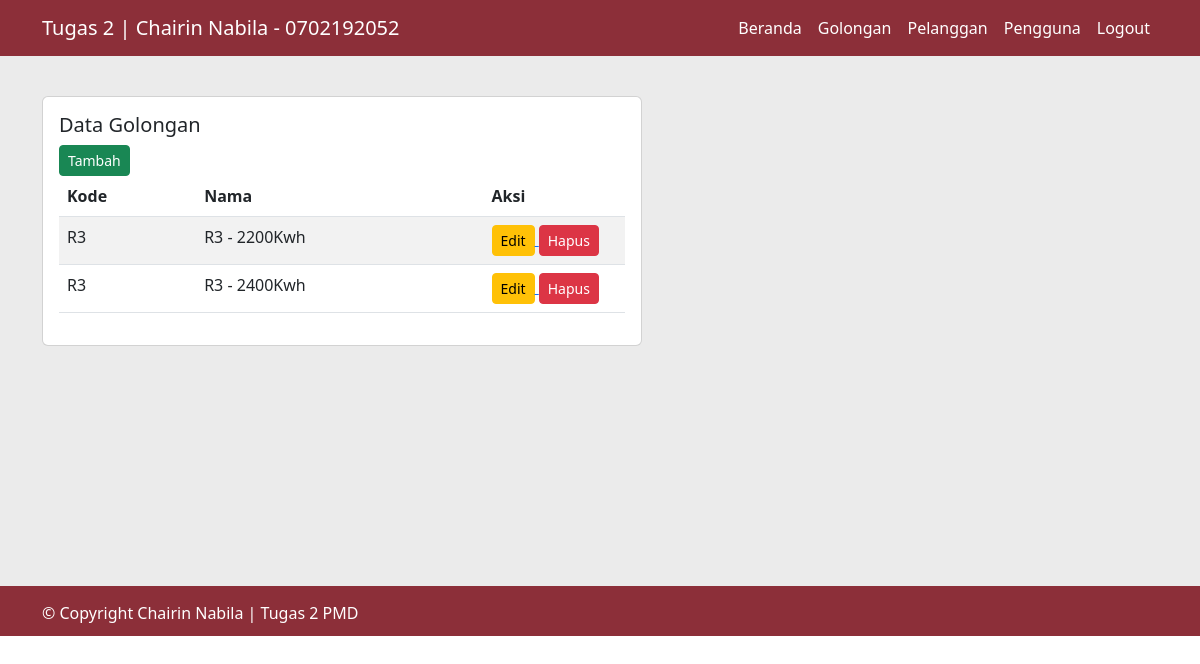
/index.php?page=index_golongan (signed in), run on the app's committed database.
### tables this page shows
CREATE TABLE `golongans` (
  `id` bigint(20) UNSIGNED NOT NULL,
  `gol_kode` varchar(255) NOT NULL,
  `gol_nama` varchar(255) NOT NULL,
  `created_at` timestamp NULL DEFAULT NULL,
  `updated_at` timestamp NULL DEFAULT NULL
);

### app/DB.php (called while the page is built, shortened)
<?php
    class DB{
        public function __construct(){
            try{
                $this->db = new PDO("mysql:host=localhost;dbname=tugas_2_chairin", "root", "");
            } catch(\Exception $e){
                die("Error : " . $e->getMassage());
            }
        }
    }

### app/Golongan.php (called while the page is built, shortened)
<?php
class Golongan extends DB{
    public function index(){
        $sql = "select * from golongans";
        $stmt = $this->db->prepare($sql);
        $stmt->execute();
        $data = [];
        while ($rows = $stmt->fetch()){
            $data[] = $rows;
        }
        return $data;
    }
}

### pages/index_golongan.php (the view, shortened to what this page needs)
<?php
    $golongan = new App\Golongan();
    $rows = $golongan->index();
?>
<div class="container" style="padding-top: 40px; min-height: 530px">
    <div class="card" style="width: 600px">
        <div class="card-body">
            <div class="card-title"><h5>Data Golongan</h5></div>
            <div class="card-text">
                <a href="index.php?page=tambah_golongan">
                    <button class="btn btn-sm btn-success">Tambah</button>
                </a>
                <table class="table table-striped">
                    <thead>
                        <tr>
                            <th>Kode</th>
                            <th>Nama</th>
                            <th>Aksi</th>
                        </tr>
                    </thead>
                    <tbody>
                    <?php foreach ($rows as $row) { ?>
                        <tr>
                            <td><?php echo $row['gol_kode'] ?></td>
                            <td><?php echo $row['gol_nama'] ?></td>
                            <td style="width: 25%">
                            <a href="index.php?page=edit_golongan&id=<?php echo $row['id']?>">
                                <button class="btn btn-sm btn-warning">Edit</button>
                            </a>
                            <form method="POST" style="display: inline">
                                <button class="btn btn-sm btn-danger" name="hapus">Hapus</button>
                            </form>
                            </td>
                        </tr>
                    <?php } ?>
                    </tbody>
                </table>
            </div>
        </div>
    </div>
</div>

### data on the page
golongans: gol_kode "R3", gol_nama "R3 - 2200Kwh"
golongans: gol_kode "R3", gol_nama "R3 - 2400Kwh"
